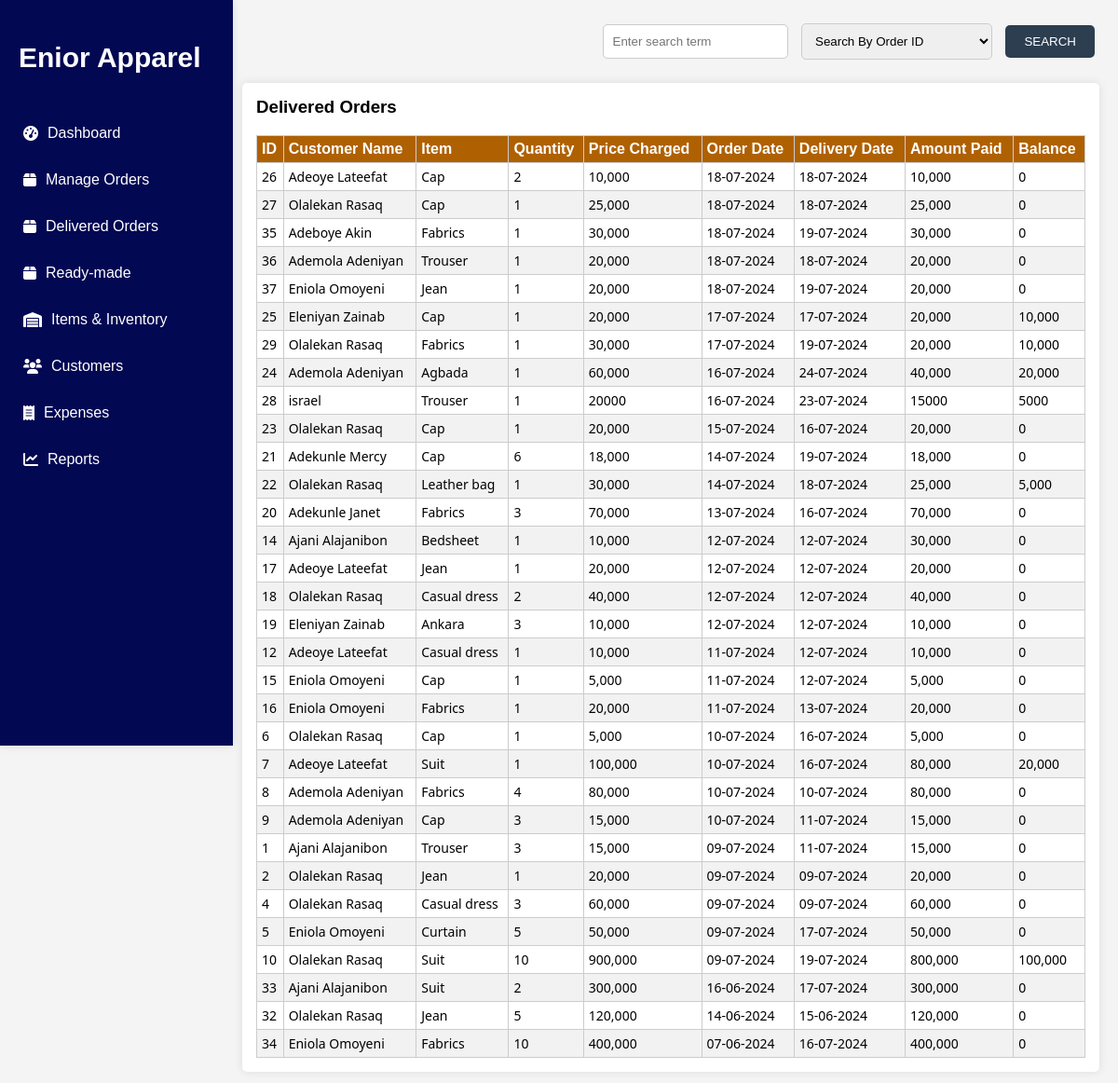
Screenshot of /delivered_order with the database file from the repository.
### app.py (models this page shows)
class Order(db.Model):
    id = db.Column(db.Integer, primary_key=True)
    customer_name = db.Column(db.String(80), nullable=False)
    item_name = db.Column(db.String(80), nullable=False)
    quantity = db.Column(db.Integer, default=1)
    price_charged = db.Column(db.String(20), nullable=False)
    created_at = db.Column(db.DateTime, nullable=False)
    expected_at = db.Column(db.DateTime, nullable=False)
    amount_paid = db.Column(db.String(20), nullable=False)
    to_balance = db.Column(db.String(20), nullable=True)
    delivered = db.Column(db.Integer, default=0)

### app.py (the view)
@app.route('/delivered_order', methods=['GET', 'POST'])
def delivered_order():
    orders = []
    if request.method == 'POST':
        search_query = request.form.get('search_query', '').lower()
        search_type = request.form.get('search_type')
        start_date = request.form.get('start_date')
        end_date = request.form.get('end_date')
        orders = []
        for order in Order.query.filter_by(delivered=1).order_by(Order.created_at.desc()).all():
            if search_type == 'customer_name' and search_query in order.customer_name.lower():
                orders.append(order)
            elif search_type == 'item' and search_query in order.item_name.lower():
                orders.append(order)
            if search_type == 'order_id' and search_query in str(order.id):
                orders.append(order)
            elif search_type == 'date':
                if start_date and end_date:
                    try:
                        start_date_obj = datetime.strptime(start_date, '%Y-%m-%d')
                        end_date_obj = datetime.strptime(end_date, '%Y-%m-%d')
                        if start_date_obj <= order.created_at <= end_date_obj:
                            orders.append(order)
                    except ValueError:
                        print("Invalid date")
                elif search_query in str(order.created_at):
                    orders.append(order)
    else:
        for order in Order.query.filter_by(delivered=1).order_by(Order.created_at.desc()).all():
            orders.append(order)
    formatted_orders = []
    for order in orders:
        order_dict = {
            'id': order.id,
            'customer_name': order.customer_name,
            'item_name': order.item_name,
            'quantity': order.quantity,
            'price_charged': order.price_charged,
            'amount_paid': order.amount_paid,
            'to_balance': order.to_balance,
            'delivered': order.delivered,
            'created_at': order.created_at.strftime('%d-%m-%Y'),
            'expected_at': order.expected_at.strftime('%d-%m-%Y')
        }
        formatted_orders.append(order_dict)
    return render_template('delivered.html', del_orders=formatted_orders)

### templates/delivered.html (shortened to what this page needs)
<!DOCTYPE html>
<html lang="en">
<head>
    <link rel="stylesheet" href="https://cdnjs.cloudflare.com/ajax/libs/font-awesome/6.0.0-beta3/css/all.min.css">
    <link rel="stylesheet" href="{{ url_for('static', filename='styles.css') }}">
</head>
<body>
    <div class="container">
        <nav class="sidebar">
            <h1>Enior Apparel</h1>
            <ul>
                <li><a href="{{ url_for('index') }}"><i class="fas fa-tachometer-alt"></i> Dashboard</a></li>
                <li><a href="{{ url_for('create_order') }}"><i class="fas fa-box"></i> Manage Orders</a></li>
                <li><a href="{{ url_for('delivered_order') }}"><i class="fas fa-box"></i> Delivered Orders</a></li>
                <li><a href="{{ url_for('ready_order') }}"><i class="fas fa-box"></i> Ready-made</a></li>
                <li><a href="{{ url_for('items') }}"><i class="fas fa-warehouse"></i> Items & Inventory</a></li>
                <li><a href="{{ url_for('view_customer') }}"><i class="fas fa-users"></i> Customers</a></li>
                <li><a href="{{ url_for('view_expenses') }}"><i class="fas fa-receipt"></i> Expenses</a></li>
                <li><a href="{{ url_for('reports') }}"><i class="fas fa-chart-line"></i> Reports</a></li>
            </ul>
        </nav>
        <div class="main-content">
            <div class="order-header">
                <form method="post" action="{{ url_for('delivered_order') }}">
                    <input type="text" name="search_query" placeholder="Enter search term" class="search-input" id="searchInput">
                    <select name="search_type" class="search-select", id="searchType">
                        <option value="order_id">Search By Order ID</option>
                    </select>
                    <button type="submit" class="search-button">SEARCH</button>
                </form>
            </div>
            <div class="order-list">
                <h3>Delivered Orders</h3>
                <table>
                    <thead>
                        <tr>
                            <th>ID</th>
                            <th>Customer Name</th>
                            <th>Item</th>
                            <th>Quantity</th>
                            <th>Price Charged</th>
                            <th>Order Date</th>
                            <th>Delivery Date</th>
                            <th>Amount Paid</th>
                            <th>Balance</th>
                        </tr>
                    </thead>
                    <tbody>
                        {% if del_orders %}
                            {% for order in del_orders %}
                                <tr>
                                    <td>{{ order.id }}
                                    <td>{{ order.customer_name }}</td>
                                    <td>{{ order.item_name }}</td>
                                    <td>{{ order.quantity }}</td>
                                    <td>{{ order.price_charged }}</td>
                                    <td>{{ order.created_at }}</td>
                                    <td>{{ order.expected_at }}</td>
                                    <td>{{ order.amount_paid }}</td>
                                    <td>{{ order.to_balance }}</td>
                                </tr>
                            {% endfor %}
                        {% else %}
                            <tr>
                                <td colspan="9">No order found</td>
                            </tr>
                        {% endif %}
                    </tbody>
                </table>
            </div>
        </div>
    </div>
</body>
</html>

### static/styles.css (style rules this page uses)
body { font-family: Arial, sans-serif; margin: 0; padding: 0; background-color: #f4f4f4; }
.container { display: flex; }
.sidebar { width: 220px; height: calc(100vh - 30px); position: fixed; background-color: rgb(3, 8, 83); color: white; box-shadow: 0 0 10px rgba(0, 0, 0, 0.1); padding: 15px; }
.sidebar h1 { text-align: left; font-family: 'Trebuchet MS', 'Lucida Sans Unicode', 'Lucida Grande', 'Lucida Sans', Arial, sans-serif; color: white; font-size: 30px; margin-bottom: 40px; border-radius: 5px; padding: 5px; }
.sidebar ul { list-style-type: none; padding: 0; }
.sidebar ul li { margin: 12px 0; }
.sidebar ul li a { color: white; text-decoration: none; display: flex; align-items: center; padding: 10px; transition: background 0.3s; }
.sidebar ul li a i { margin-right: 10px; }
.main-content { flex: 1; padding: 20px; margin-left: 240px; }
.main-content { flex: 1; padding: 20px; }
.order-header { display: flex; align-items: center; margin-bottom: 20px; }
.search-input { flex: 2; padding: 10px; margin-right: 10px; border-radius: 5px; border: 1px solid #ccc; }
.search-select { padding: 10px; margin-right: 10px; border-radius: 5px; border: 1px solid #ccc; }
.search-button { background-color: #2c3e50; color: white; border: none; padding: 10px 20px; cursor: pointer; border-radius: 5px; }
.result-list table, th, td { border: 1px solid #ccc; }
body { font-family: Arial, sans-serif; }
.orders-due table, th, td { border: 1px solid #ccc; }
.orders-due th, td { padding: 10px; text-align: left; font-size: small; font-family: 'Segoe UI', Tahoma, Geneva, Verdana, sans-serif; }
.recent-orders table, th, td { border: 1px solid #ccc; }
.recent-orders th, td { padding: 10px; text-align: left; font-size: small; font-family: 'Segoe UI', Tahoma, Geneva, Verdana, sans-serif; }
.item-list table, th, td { border: 0.5px solid #ccc; }
.order-list { background-color: white; padding: 15px; border-radius: 5px; box-shadow: 0 0 10px rgba(0, 0, 0, 0.1); }
.order-list h3 { margin-top: 0; }
.order-list table { width: 100%; border-collapse: collapse; }
.order-list table, th, td { border: 1px solid #ccc; }
.order-list th { padding: 5px; text-align: left; font-size: 16px; background-color: rgb(175, 97, 1); color: white; }
.order-list td { padding: 5px; text-align: left; font-size: 14px; }
.order-list tr:nth-child(even) { background-color: #f2f2f2; }
.customer-list table, th, td { border: 1px solid #ccc; }
.search-input, .search-select, .search-button, .date-input { margin: 5px; }

### rows the page displays
Order: id "26", customer_name "Adeoye Lateefat", item_name "Cap", quantity "2", price_charged "10,000", created_at "18-07-2024", expected_at "18-07-2024", amount_paid "10,000", to_balance "0"
Order: id "27", customer_name "Olalekan Rasaq", item_name "Cap", quantity "1", price_charged "25,000", created_at "18-07-2024", expected_at "18-07-2024", amount_paid "25,000", to_balance "0"
Order: id "35", customer_name "Adeboye Akin", item_name "Fabrics", quantity "1", price_charged "30,000", created_at "18-07-2024", expected_at "19-07-2024", amount_paid "30,000", to_balance "0"
Order: id "36", customer_name "Ademola Adeniyan", item_name "Trouser", quantity "1", price_charged "20,000", created_at "18-07-2024", expected_at "18-07-2024", amount_paid "20,000", to_balance "0"
Order: id "37", customer_name "Eniola Omoyeni", item_name "Jean", quantity "1", price_charged "20,000", created_at "18-07-2024", expected_at "19-07-2024", amount_paid "20,000", to_balance "0"
Order: id "25", customer_name "Eleniyan Zainab", item_name "Cap", quantity "1", price_charged "20,000", created_at "17-07-2024", expected_at "17-07-2024", amount_paid "20,000", to_balance "10,000"
Order: id "29", customer_name "Olalekan Rasaq", item_name "Fabrics", quantity "1", price_charged "30,000", created_at "17-07-2024", expected_at "19-07-2024", amount_paid "20,000", to_balance "10,000"
Order: id "24", customer_name "Ademola Adeniyan", item_name "Agbada", quantity "1", price_charged "60,000", created_at "16-07-2024", expected_at "24-07-2024", amount_paid "40,000", to_balance "20,000"
Order: id "28", customer_name "israel", item_name "Trouser", quantity "1", price_charged "20000", created_at "16-07-2024", expected_at "23-07-2024", amount_paid "15000", to_balance "5000"
Order: id "23", customer_name "Olalekan Rasaq", item_name "Cap", quantity "1", price_charged "20,000", created_at "15-07-2024", expected_at "16-07-2024", amount_paid "20,000", to_balance "0"
Order: id "21", customer_name "Adekunle Mercy", item_name "Cap", quantity "6", price_charged "18,000", created_at "14-07-2024", expected_at "19-07-2024", amount_paid "18,000", to_balance "0"
Order: id "22", customer_name "Olalekan Rasaq", item_name "Leather bag", quantity "1", price_charged "30,000", created_at "14-07-2024", expected_at "18-07-2024", amount_paid "25,000", to_balance "5,000"
Order: id "20", customer_name "Adekunle Janet", item_name "Fabrics", quantity "3", price_charged "70,000", created_at "13-07-2024", expected_at "16-07-2024", amount_paid "70,000", to_balance "0"
Order: id "14", customer_name "Ajani Alajanibon", item_name "Bedsheet", quantity "1", price_charged "10,000", created_at "12-07-2024", expected_at "12-07-2024", amount_paid "30,000", to_balance "0"
Order: id "17", customer_name "Adeoye Lateefat", item_name "Jean", quantity "1", price_charged "20,000", created_at "12-07-2024", expected_at "12-07-2024", amount_paid "20,000", to_balance "0"
Order: id "18", customer_name "Olalekan Rasaq", item_name "Casual dress", quantity "2", price_charged "40,000", created_at "12-07-2024", expected_at "12-07-2024", amount_paid "40,000", to_balance "0"
Order: id "19", customer_name "Eleniyan Zainab", item_name "Ankara", quantity "3", price_charged "10,000", created_at "12-07-2024", expected_at "12-07-2024", amount_paid "10,000", to_balance "0"
Order: id "12", customer_name "Adeoye Lateefat", item_name "Casual dress", quantity "1", price_charged "10,000", created_at "11-07-2024", expected_at "12-07-2024", amount_paid "10,000", to_balance "0"
Order: id "15", customer_name "Eniola Omoyeni", item_name "Cap", quantity "1", price_charged "5,000", created_at "11-07-2024", expected_at "12-07-2024", amount_paid "5,000", to_balance "0"
Order: id "16", customer_name "Eniola Omoyeni", item_name "Fabrics", quantity "1", price_charged "20,000", created_at "11-07-2024", expected_at "13-07-2024", amount_paid "20,000", to_balance "0"
Order: id "6", customer_name "Olalekan Rasaq", item_name "Cap", quantity "1", price_charged "5,000", created_at "10-07-2024", expected_at "16-07-2024", amount_paid "5,000", to_balance "0"
Order: id "7", customer_name "Adeoye Lateefat", item_name "Suit", quantity "1", price_charged "100,000", created_at "10-07-2024", expected_at "16-07-2024", amount_paid "80,000", to_balance "20,000"
Order: id "8", customer_name "Ademola Adeniyan", item_name "Fabrics", quantity "4", price_charged "80,000", created_at "10-07-2024", expected_at "10-07-2024", amount_paid "80,000", to_balance "0"
Order: id "9", customer_name "Ademola Adeniyan", item_name "Cap", quantity "3", price_charged "15,000", created_at "10-07-2024", expected_at "11-07-2024", amount_paid "15,000", to_balance "0"
Order: id "1", customer_name "Ajani Alajanibon", item_name "Trouser", quantity "3", price_charged "15,000", created_at "09-07-2024", expected_at "11-07-2024", amount_paid "15,000", to_balance "0"
Order: id "2", customer_name "Olalekan Rasaq", item_name "Jean", quantity "1", price_charged "20,000", created_at "09-07-2024", expected_at "09-07-2024", amount_paid "20,000", to_balance "0"
Order: id "4", customer_name "Olalekan Rasaq", item_name "Casual dress", quantity "3", price_charged "60,000", created_at "09-07-2024", expected_at "09-07-2024", amount_paid "60,000", to_balance "0"
Order: id "5", customer_name "Eniola Omoyeni", item_name "Curtain", quantity "5", price_charged "50,000", created_at "09-07-2024", expected_at "17-07-2024", amount_paid "50,000", to_balance "0"
Order: id "10", customer_name "Olalekan Rasaq", item_name "Suit", quantity "10", price_charged "900,000", created_at "09-07-2024", expected_at "19-07-2024", amount_paid "800,000", to_balance "100,000"
Order: id "33", customer_name "Ajani Alajanibon", item_name "Suit", quantity "2", price_charged "300,000", created_at "16-06-2024", expected_at "17-07-2024", amount_paid "300,000", to_balance "0"
Order: id "32", customer_name "Olalekan Rasaq", item_name "Jean", quantity "5", price_charged "120,000", created_at "14-06-2024", expected_at "15-06-2024", amount_paid "120,000", to_balance "0"
Order: id "34", customer_name "Eniola Omoyeni", item_name "Fabrics", quantity "10", price_charged "400,000", created_at "07-06-2024", expected_at "16-07-2024", amount_paid "400,000", to_balance "0"
